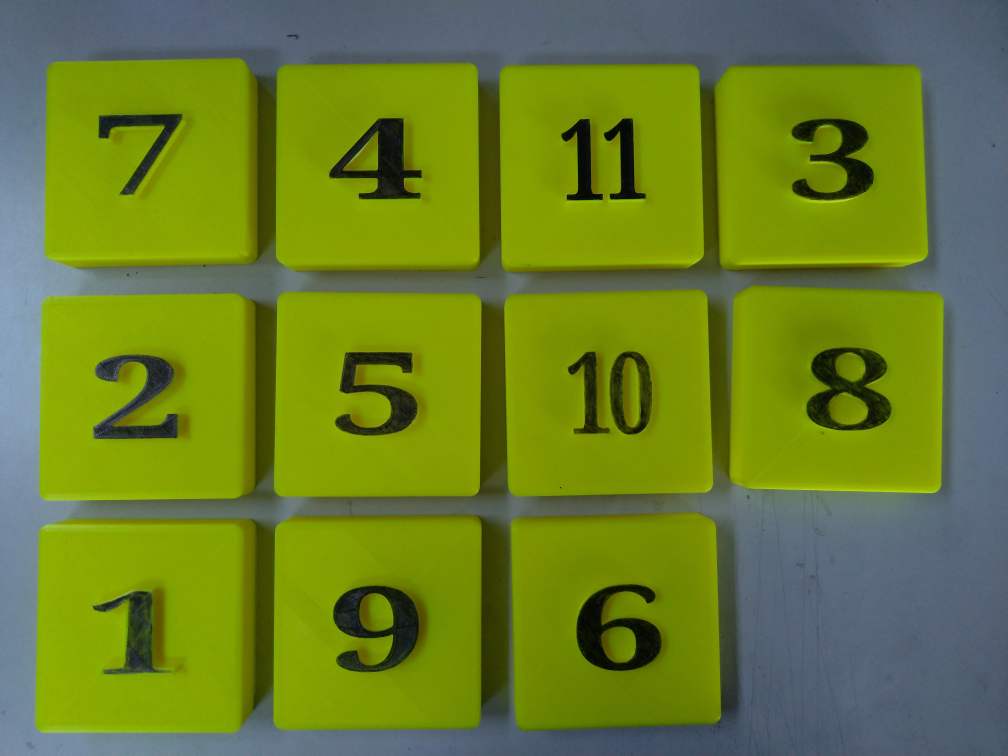
#> input picture Testdata/testmodle3.jpg, 4032 x 3024 px (shown at 1/4 size)
$ python Photo2Numdata.py
#> lines starting #> are read from the running program, lines starting #| are printed output that depends on the picture; after the words box and inside, x2 and y2 are one past the last pixel; in counts of white or black regions, pixels touching at a corner belong together
#> further down, img is the input picture: shape (3024, 4032, 3); mean B, G, R 41, 126.8, 106.2
import cv2
import numpy as np
from numpy.core.fromnumeric import compress
import Comparison


def greenmask(image):
    # Green濾鏡
    hsv = cv2.cvtColor(image, cv2.COLOR_BGR2HSV)
#> hsv: shape (3024, 4032, 3); mean H, S, V 56.5, 183.5, 131.5
    lower_green = np.array([30, 43, 46])
    upper_green = np.array([50, 255, 255])
    mask = cv2.inRange(hsv, lower_green, upper_green)
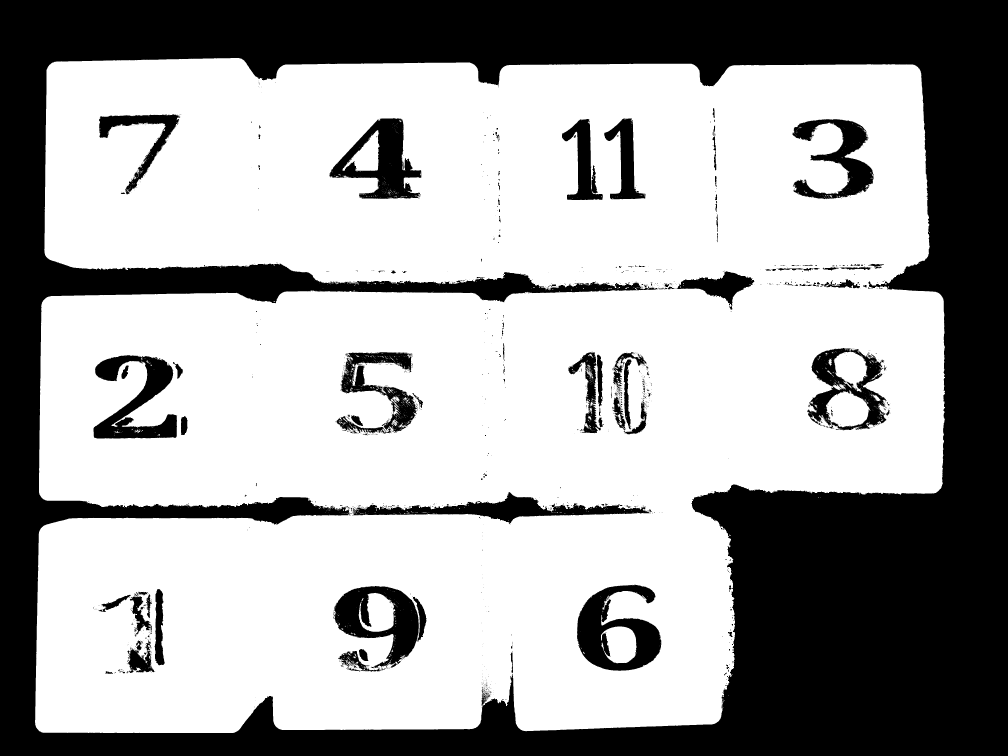
#> mask: shape (3024, 4032) (shown at 1/4 size); 64.6% white; 1931 black regions (1740 under 20 px), largest, box (x1, y1, x2, y2) and area: (0, 0, 4032, 3024) 3770500, (2308, 2339, 2645, 2683) 59376, (1334, 2344, 1675, 2687) 56401
    green = cv2.bitwise_and(image, image, mask=mask)
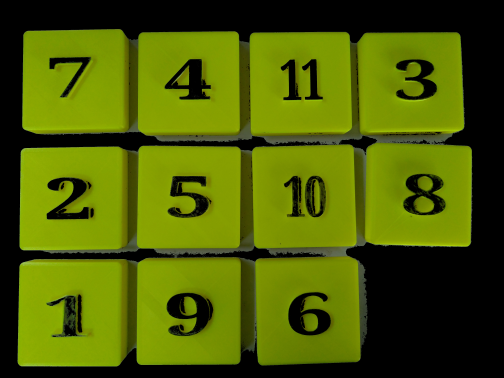
#> green: shape (3024, 4032, 3) (shown at 1/8 size); mean B, G, R 2.9, 92.1, 76.6
    # green = cv2.Canny(green, 50, 150) #邊緣偵測
    return green

def show_photo(win_name, img):
    cv2.namedWindow(win_name, 0)
    cv2.resizeWindow(win_name, 554, 739)
    cv2.imshow(win_name, img)

def imgtreat(img):
    # 轉灰度圖
    img = cv2.cvtColor(img, cv2.COLOR_BGR2GRAY)
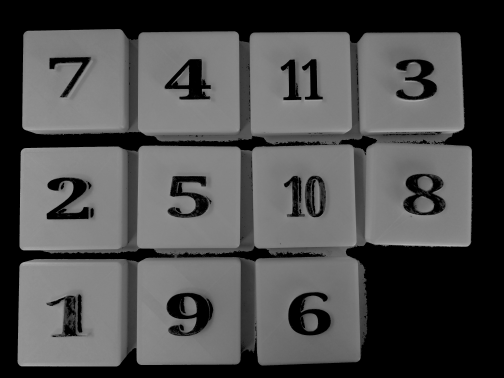
#> img: shape (3024, 4032) (shown at 1/8 size); min 0, max 214, mean 77.3
    # 侵蝕膨脹
    kernel = np.ones((11,11), np.uint8)
    img = cv2.erode(img, kernel)
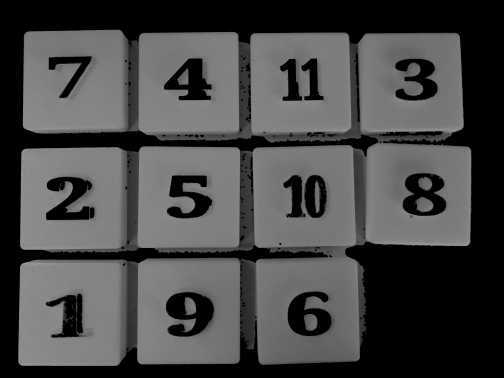
#> img: shape (3024, 4032) (shown at 1/8 size); min 0, max 162, mean 70.7
    img = cv2.dilate(img, kernel)
    # 高斯濾波
    img = cv2.GaussianBlur(img, (11,11), 0)
    # canny邊緣檢測
    img = cv2.Canny(img, 100, 300)
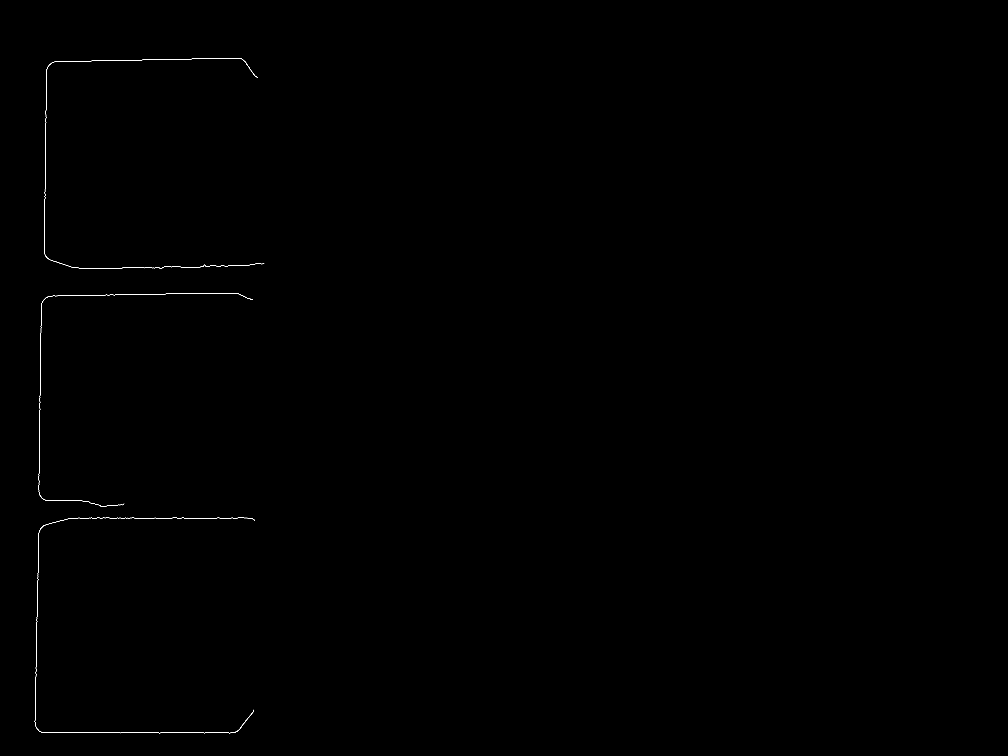
#> img: shape (3024, 4032) (shown at 1/4 size); 0.06% white in thin lines or dots, all inside (x1, y1, x2, y2) = (139, 232, 1057, 2933)
    # 閥值分割
    ret, binary = cv2.threshold(img, 127, 255, cv2.THRESH_BINARY)
    # 尋找輪廓
    (cnts, _) = cv2.findContours(binary.copy(),
        cv2.RETR_EXTERNAL, cv2.CHAIN_APPROX_SIMPLE)
#> cnts = 3 contours; box (x1, y1, x2, y2) and area: (177, 232, 1057, 1076) 112, (139, 2071, 1020, 2933) 102, (155, 1172, 1012, 2026) 64
    # print(len(cnts))
    return cnts

if __name__ == '__main__':
    img = cv2.imread(r"./Testdata/testmodle3.jpg")
    img = greenmask(img)
    show_photo('mask', img)
    cnts = imgtreat(img)
    txt_file = open('./contours.txt', 'w')
    for i in range(len(cnts)):
        cnt = cnts[i]
        x, y, w, h = cv2.boundingRect(cnt)
        img = cv2.rectangle(img, (x, y), (x+w, y+h), (255, 0, 0), 2)
        txt_file.write('{}: [{},{}  {},{}  {},{}  {},{}]\n'.format(
            i+1, x, y, x, y+h, x+w, y, x+w, y+h))
#> this loop made 3 passes
#> (x, y, w, h) on passes 1 to 3: (139, 2071, 881, 862), (155, 1172, 857, 854), (177, 232, 880, 844)

    cv2.imwrite('./rectangle.jpg', img)
    txt_file.close()

    cv2.waitKey()
    cv2.destroyAllWindows()

$ run again, with Testdata/testmodle1.jpg copied over Testdata/testmodle3.jpg
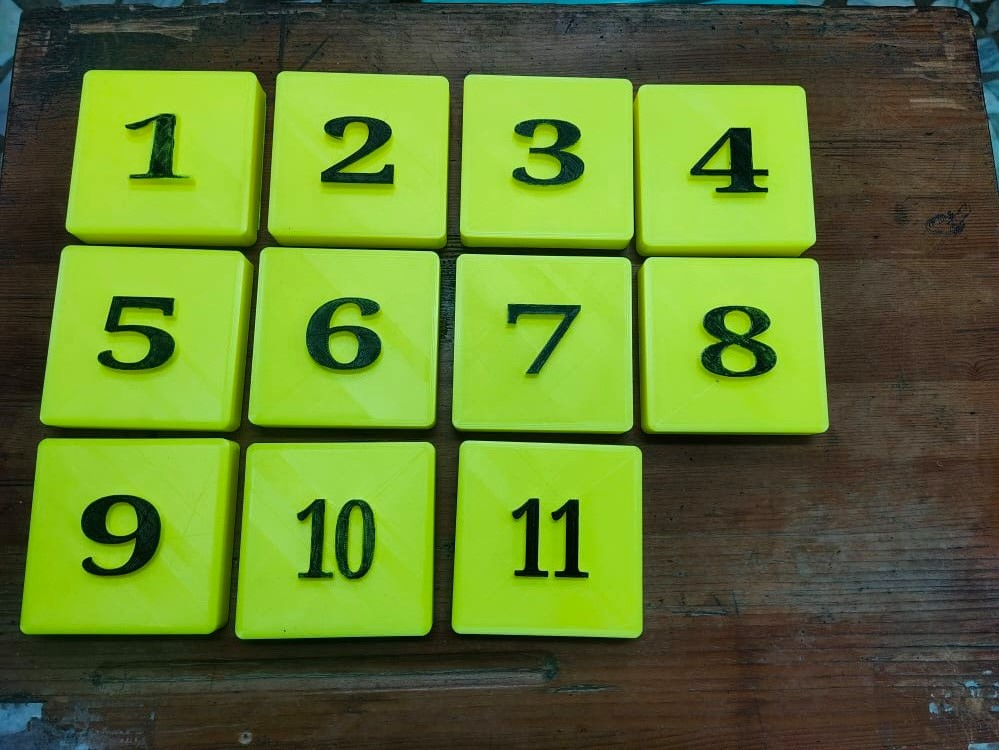
#> input picture Testdata/testmodle1.jpg, 999 x 750 px
#> img is the input picture: shape (750, 999, 3); mean B, G, R 46.2, 122.8, 96.8
#> hsv: shape (750, 999, 3); mean H, S, V 38.7, 143.3, 126.2
#> in greenmask, `mask = cv2.inRange(hsv, lower_green, upper_green)`:
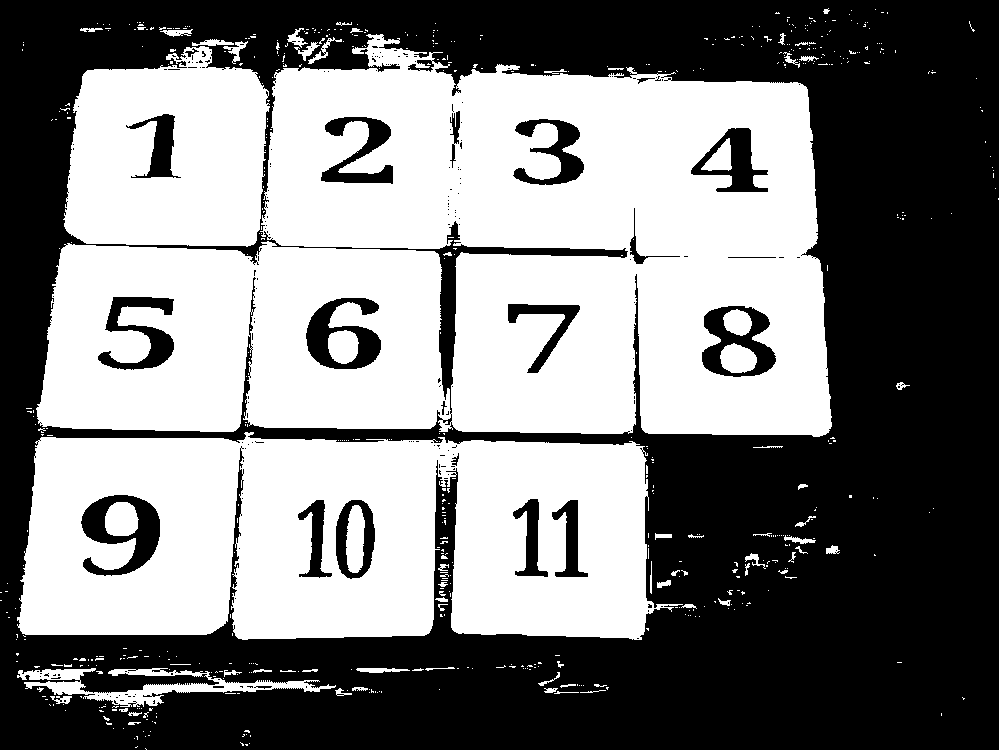
#> mask: shape (750, 999); 49.2% white; 620 white regions (546 under 20 px), largest, box (x1, y1, x2, y2) and area: (36, 34, 832, 437) 214474, (17, 432, 683, 640) 107316, (63, 46, 270, 247) 32768
#> in imgtreat, `(cnts, _) = cv2.findContours(binary.copy(), cv2.RETR_EXTERNAL, cv2.CHA..`: cnts = 18 contours, 4 with area under 20; largest, box (x1, y1, x2, y2) and area: (235, 441, 436, 639) 37581, (451, 440, 644, 638) 35964, (40, 245, 253, 431) 35500, (248, 247, 441, 428) 32546, (452, 253, 634, 433) 31236
#> the loop `for i in range(len(cnts)):` made 18 passes
#> (x, y, w, h) on passes 1 to 8: (81, 494, 80, 83), (235, 441, 201, 198), (451, 440, 193, 198), (20, 438, 220, 197), (701, 305, 76, 73), (640, 257, 189, 177), (452, 253, 182, 180), (248, 247, 193, 181)
#> after the loop `for i in range(len(cnts)):`:
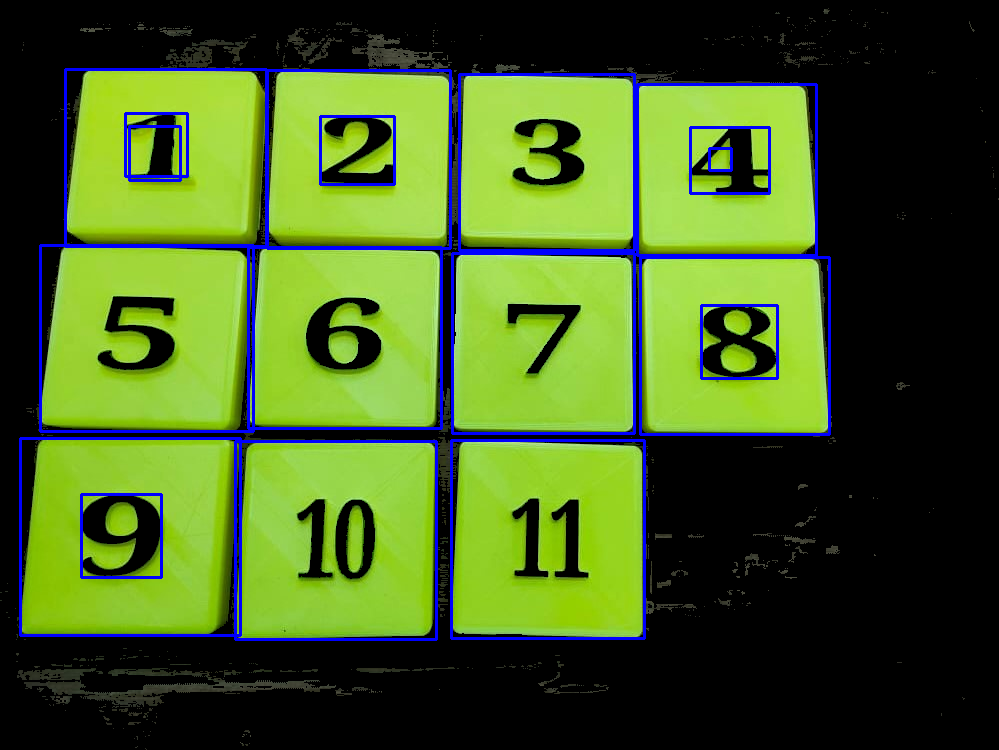
#> img: shape (750, 999, 3); mean B, G, R 34.8, 93.8, 68.5

$ run again, with Testdata/testmodle2.jpg copied over Testdata/testmodle3.jpg
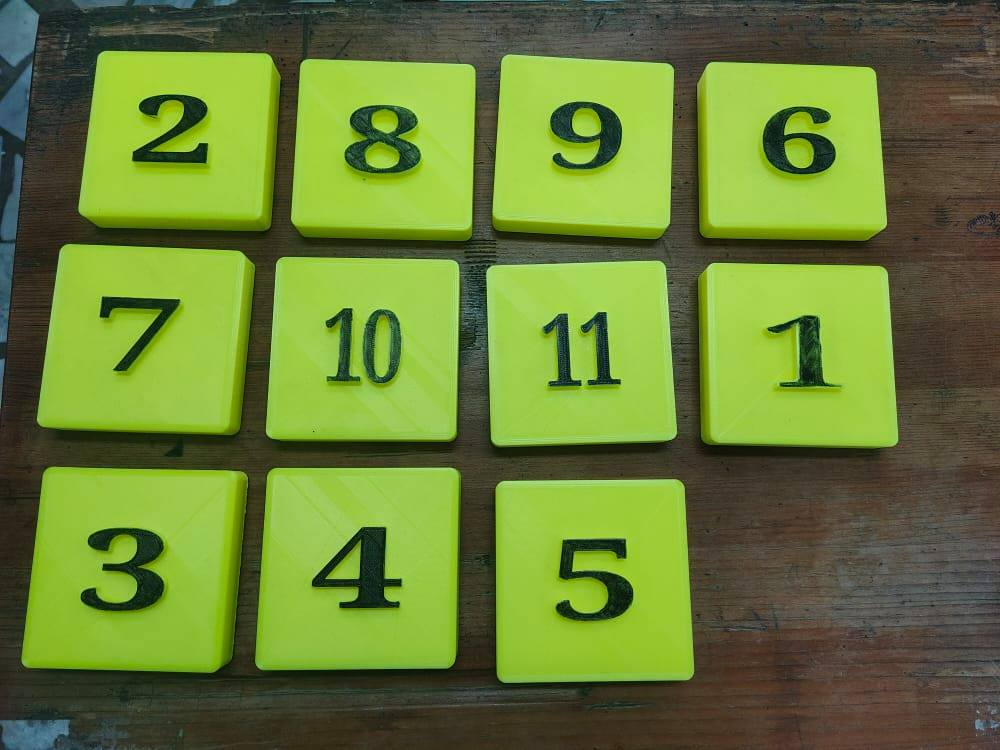
#> input picture Testdata/testmodle2.jpg, 1000 x 750 px
#> img is the input picture: shape (750, 1000, 3); mean B, G, R 53.8, 126.7, 104.6
#> hsv: shape (750, 1000, 3); mean H, S, V 37.1, 135.2, 129.8
#> in greenmask, `mask = cv2.inRange(hsv, lower_green, upper_green)`:
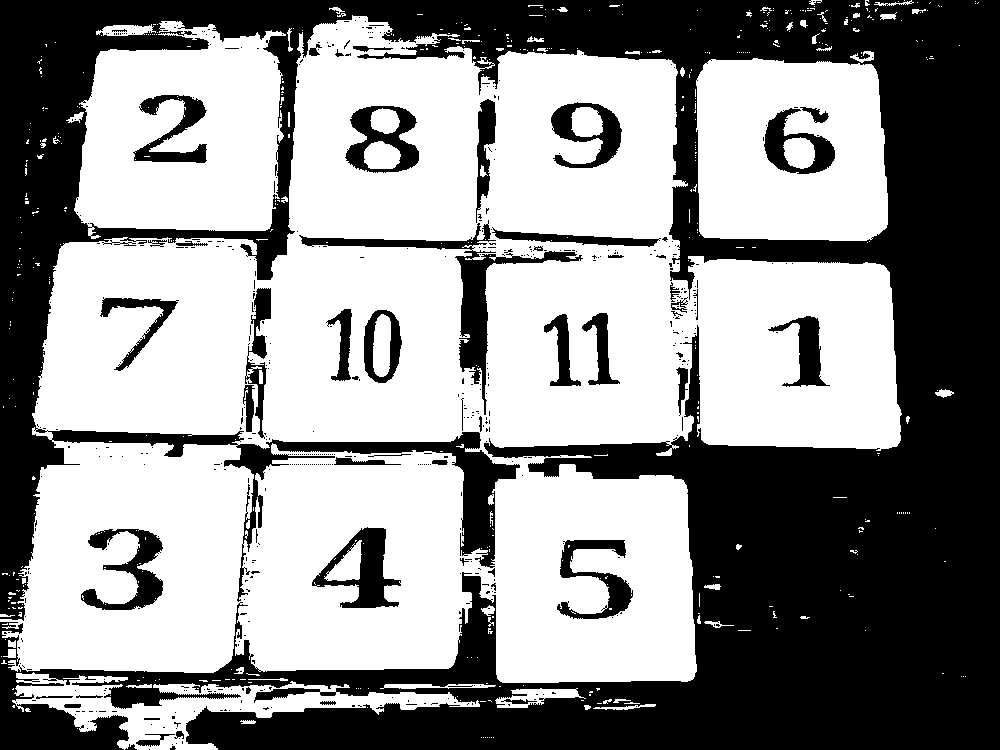
#> mask: shape (750, 1000); 56.5% white; 524 black regions (468 under 20 px), largest, box (x1, y1, x2, y2) and area: (0, 0, 1000, 750) 290270, (299, 220, 583, 415) 5265, (312, 527, 401, 608) 2861
#> in imgtreat, `(cnts, _) = cv2.findContours(binary.copy(), cv2.RETR_EXTERNAL, cv2.CHA..`: cnts = 14 contours, 1 with area under 20; largest, box (x1, y1, x2, y2) and area: (495, 478, 695, 683) 39095, (37, 243, 255, 435) 36870, (265, 256, 461, 441) 34176, (78, 50, 280, 231) 33256, (486, 260, 678, 447) 33230
#> the loop `for i in range(len(cnts)):` made 14 passes
#> (x, y, w, h) on passes 1 to 8: (80, 528, 84, 84), (312, 527, 75, 62), (495, 478, 200, 205), (766, 315, 70, 70), (698, 262, 201, 186), (486, 260, 192, 187), (265, 256, 196, 185), (37, 243, 218, 192)
#> after the loop `for i in range(len(cnts)):`:
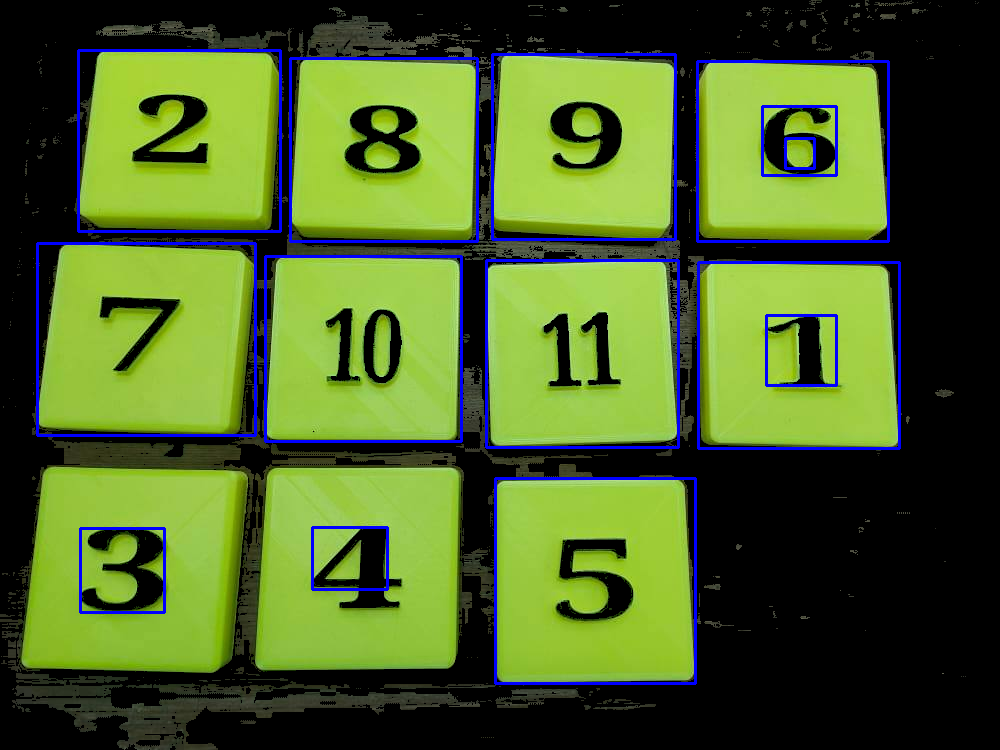
#> img: shape (750, 1000, 3); mean B, G, R 41.2, 98.7, 76.4
